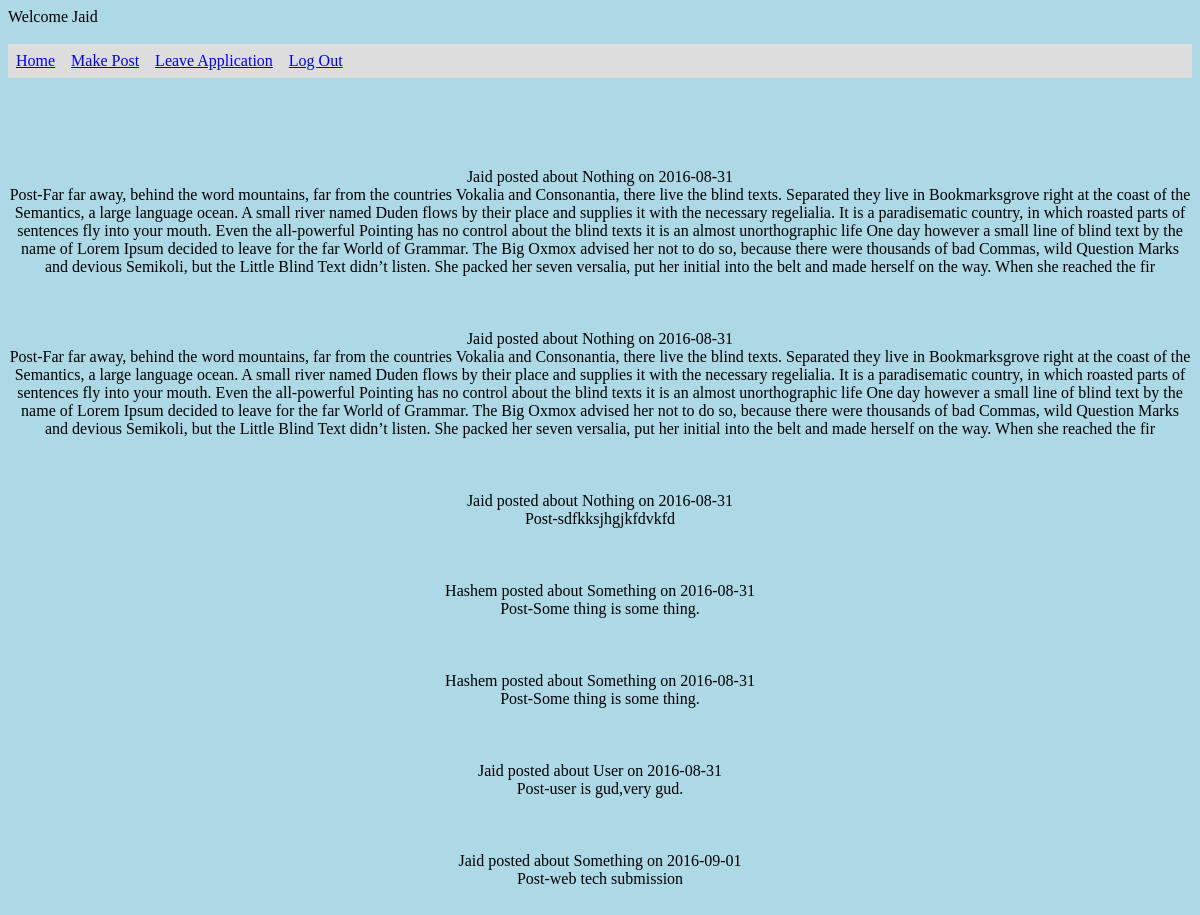
/view/userhome.php (signed in), run on the app's committed database.
### tables this page shows
CREATE TABLE `profiles` (
  `id` int(11) NOT NULL,
  `fname` varchar(250) NOT NULL,
  `lname` varchar(250) NOT NULL,
  `email` varchar(250) NOT NULL,
  `pnumber` varchar(20) NOT NULL,
  `eid` varchar(10) NOT NULL,
  `username` varchar(50) NOT NULL,
  `password` varchar(50) NOT NULL
);

CREATE TABLE `posts` (
  `id` int(11) NOT NULL,
  `username` varchar(50) NOT NULL,
  `time` varchar(50) NOT NULL,
  `subject` varchar(50) NOT NULL,
  `text` varchar(1000) NOT NULL
);

### model/db.php (called while the page is built, shortened)
<?php
	function connect ($server,$username,$password,$db_name){
		$connection=mysqli_connect($server,$username,$password,$db_name);
		if(!$connection){
			die("Didn't connected");
		}
		else
			return $connection;
	}
	function getLastName($uname){
		$connection=connect($GLOBALS['server'],$GLOBALS['username'],$GLOBALS['password'],$GLOBALS['db_name']);
		if($connection){
			$sql = "select lname from profiles where username='".$uname."'";
			$result=$connection->query($sql);
			$row=$result->fetch_array(MYSQLI_ASSOC);
			return $row['lname'];
		}
	}
	function getPost(){
		$connection=connect($GLOBALS['server'],$GLOBALS['username'],$GLOBALS['password'],$GLOBALS['db_name']);
		if($connection){
			$sql="select * from posts";
			$result=$connection->query($sql);
			return $result;
		}
	}
?>

### controller/VerifySession.php (called while the page is built, shortened)
<?php
	include("../model/db.php");
	function getLName($uname){
		return getLastName($uname);
	}
	function getPosts(){
		$result=getPost();
		return $result;
	}
?>

### view/userhome.php (the view, shortened to what this page needs)
<?php
	include('./../controller/VerifySession.php');
	$uname=getSession();
	$lname=getLName($uname['uname']);
	echo "Welcome ".$lname."<br/>";
?>
<!DOCTYPE html>
<html>
<head>
	<link rel="stylesheet" type="text/css" href="../css/mystyle.css">
</head>
<body>
<ul>
<li><a href="home.php">Home</a></li>
<li><a href="makepost.php">Make Post</a></li>
<li><a href="leaveapplication.php">Leave Application</a></li>
<li><a href="../controller/logout.php">Log Out</a></li>
</ul>
<br/><br/>
<div id='main_container'>
	<br/><br/><br/>
	<?php
		$result=getPosts();
		if($result->num_rows > 0)
			{
				while ($row=$result->fetch_array(MYSQLI_ASSOC)){
					echo getLName($row['username'])." posted about ".$row['subject']." on ".$row['time'];
					echo "<br/>";
					echo "Post-".$row['text'];
					echo "<br/>";
					echo "<br/>";
					echo "<br/>";
					echo "<br/>";
				}
			}
	?>
</div>
</body>
</html>

### css/mystyle.css (style rules this page uses)
#main_container { text-align: center; }
ul { list-style-type: none; margin: 0; padding: 0; overflow: hidden; background-color: #dddddd; }
li { float: left; }
li a { display: block; padding: 8px; }
body { background-color: lightblue; }

### data on the page
profiles: lname "Jaid"
posts: username.lname "Jaid", subject "Nothing", time "2016-08-31", text "Far far away, behind the word mountains, far from the countries Vokalia and Consonantia, there live the blind texts. Separated they live in Bookmarksgrove right at the coast of the Semantics, a large language ocean. A small river named Duden flows by their place and supplies it with the necessary regelialia. It is a paradisematic country, in which roasted parts of sentences fly into your mouth. Even the all-powerful Pointing has no control about the blind texts it is an almost unorthographic life One day however a small line of blind text by the name of Lorem Ipsum decided to leave for the far World of Grammar. The Big Oxmox advised her not to do so, because there were thousands of bad…"
posts: username.lname "Jaid", subject "Nothing", time "2016-08-31", text "Far far away, behind the word mountains, far from the countries Vokalia and Consonantia, there live the blind texts. Separated they live in Bookmarksgrove right at the coast of the Semantics, a large language ocean. A small river named Duden flows by their place and supplies it with the necessary regelialia. It is a paradisematic country, in which roasted parts of sentences fly into your mouth. Even the all-powerful Pointing has no control about the blind texts it is an almost unorthographic life One day however a small line of blind text by the name of Lorem Ipsum decided to leave for the far World of Grammar. The Big Oxmox advised her not to do so, because there were thousands of bad…"
posts: username.lname "Jaid", subject "Nothing", time "2016-08-31", text "sdfkksjhgjkfdvkfd"
posts: username.lname "Hashem", subject "Something", time "2016-08-31", text "Some thing is some thing."
posts: username.lname "Hashem", subject "Something", time "2016-08-31", text "Some thing is some thing."
posts: username.lname "Jaid", subject "User", time "2016-08-31", text "user is gud,very gud."
posts: username.lname "Jaid", subject "Something", time "2016-09-01", text "web tech submission"
